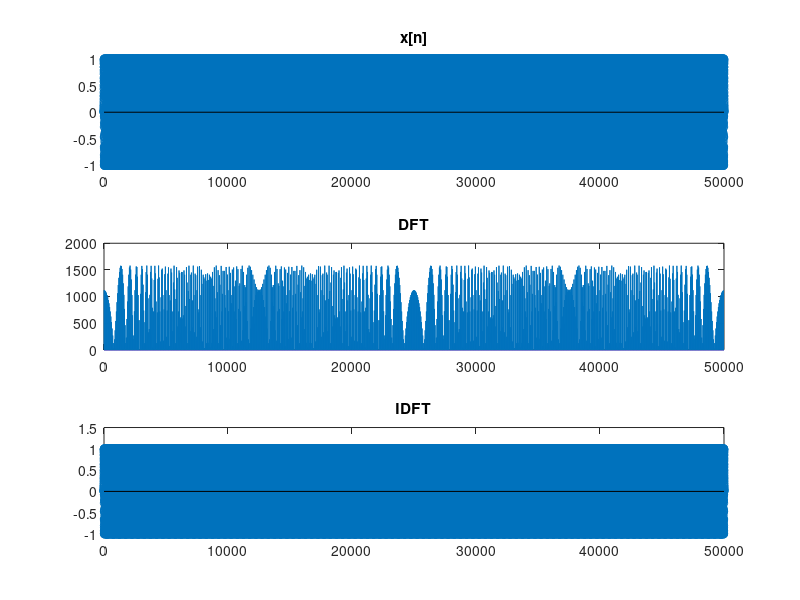

The MATLAB source for this figure:
% aperiodic.m, section 3.3, lab 3

clf;
L = 1000;
L_factor = 50;
N_factor = 1;
L = round(L*L_factor);
n = [0:1:L-1];
x = sin(pi/1000*(n.*n));
subplot(3,1,1);
stem(n,x);
title ('x[n]');
subplot(3,1,2);
y = fft(x,L*N_factor);
plot(abs(y));
title ('DFT');
subplot(3,1,3);
xr = ifft(y);
stem(n,xr(1:L));
title ('IDFT');
